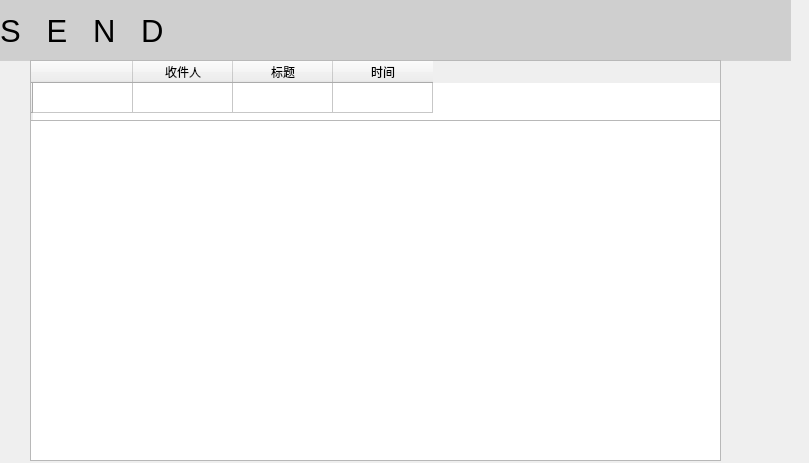
<?xml version="1.0" encoding="UTF-8"?>
<ui version="4.0">
 <class>sendmail</class>
 <widget class="QWidget" name="sendmail">
  <property name="geometry">
   <rect>
    <x>0</x>
    <y>0</y>
    <width>809</width>
    <height>463</height>
   </rect>
  </property>
  <property name="windowTitle">
   <string>Form</string>
  </property>
  <widget class="QLabel" name="label_9">
   <property name="geometry">
    <rect>
     <x>0</x>
     <y>0</y>
     <width>791</width>
     <height>61</height>
    </rect>
   </property>
   <property name="font">
    <font>
     <pointsize>23</pointsize>
    </font>
   </property>
   <property name="styleSheet">
    <string notr="true">background-color: rgba(185, 185, 185, 150);</string>
   </property>
   <property name="text">
    <string>S   E   N   D</string>
   </property>
  </widget>
  <widget class="QTableWidget" name="inbox">
   <property name="geometry">
    <rect>
     <x>30</x>
     <y>60</y>
     <width>691</width>
     <height>71</height>
    </rect>
   </property>
   <row>
    <property name="text">
     <string/>
    </property>
   </row>
   <column>
    <property name="text">
     <string/>
    </property>
   </column>
   <column>
    <property name="text">
     <string>收件人</string>
    </property>
   </column>
   <column>
    <property name="text">
     <string>标题</string>
    </property>
   </column>
   <column>
    <property name="text">
     <string>时间</string>
    </property>
   </column>
  </widget>
  <widget class="QTextEdit" name="textEdit">
   <property name="geometry">
    <rect>
     <x>30</x>
     <y>120</y>
     <width>691</width>
     <height>341</height>
    </rect>
   </property>
  </widget>
 </widget>
 <resources/>
 <connections/>
</ui>
